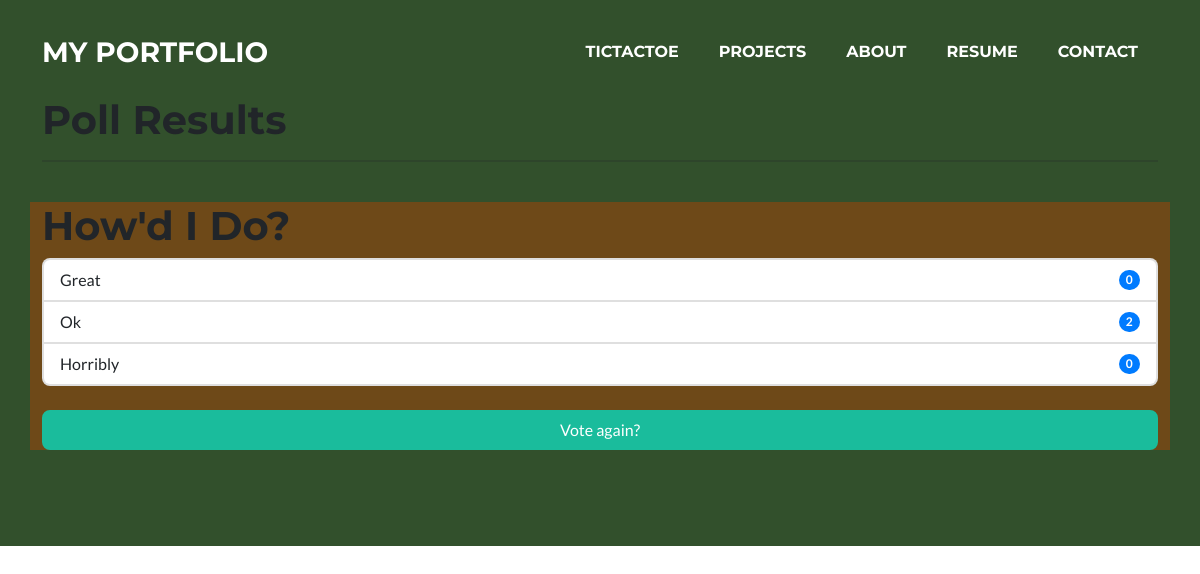
The app's page /polls/1/results/, older data.
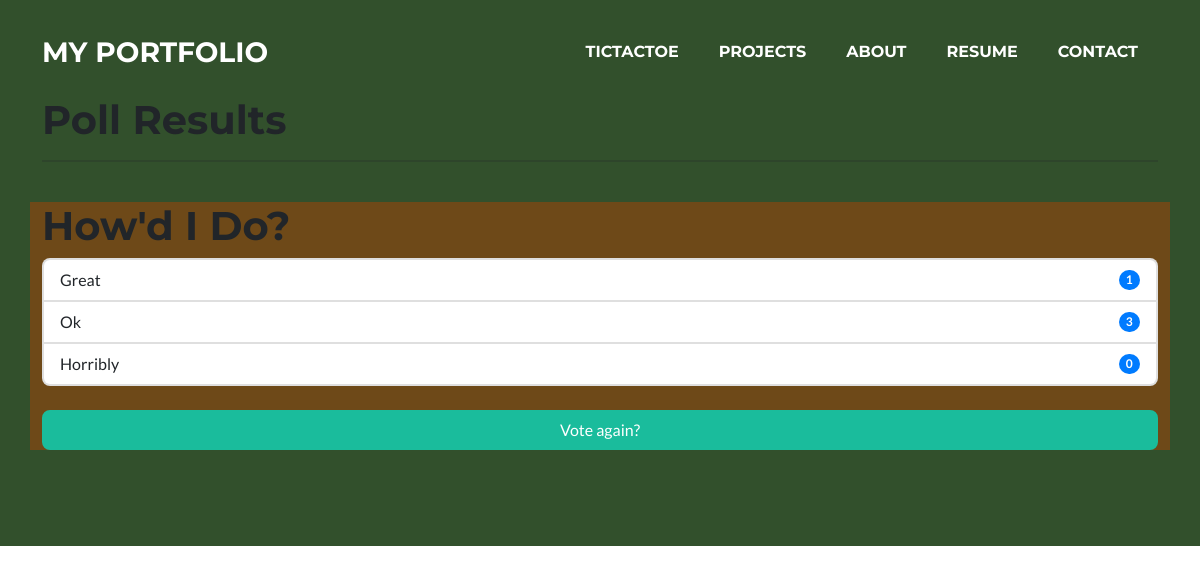
The same page, newer data.
### polls/models.py (models this page shows, shortened)
class Choice(models.Model):
    question = models.ForeignKey(Question, on_delete=models.CASCADE)
    choice_text = models.CharField(max_length=200)
    votes = models.IntegerField(default=0)

### polls/views.py (the view)
# urls.py: path('<int:pk>/results/', views.ResultsView.as_view(), name='results'),
class ResultsView(generic.DetailView):
    model = Question
    template_name = 'polls/results.html'

### polls/templates/polls/results.html
{% extends 'base.html' %}
{% block content %}
<section class="page-section polls-results bg-secondary" id="polls-results">
    <div class="container">
        <div class="row">
            <div class="col-md-12">
                <h1>Poll Results</h1>
                <hr />
                <br />
            </div>
        </div>
        <div class="row">
            <div class="col-md-12 bg-primary">
                <h1>{{ question.question_text }}</h1>
                <ul class="list-group">
                    {% for choice in question.choice_set.all %}
                    <li class="list-group-item d-flex justify-content-between align-items-center">
                        {{ choice.choice_text }}
                        <span class="badge badge-primary badge-pill">{{ choice.votes }}</span>
                    </li>
                    {% endfor %}
                </ul>
                <br />
                <a href="{% url 'polls:detail' question.id %}"><button class="btn btn-primary">Vote again?</button></a>
            </div>
        </div>
    </div>
</section>
{% endblock %}

Row changes from the older to the newer data that the page shows:
changed Choice "Great": votes "0" → "1"
changed Choice "Ok": votes "2" → "3"
